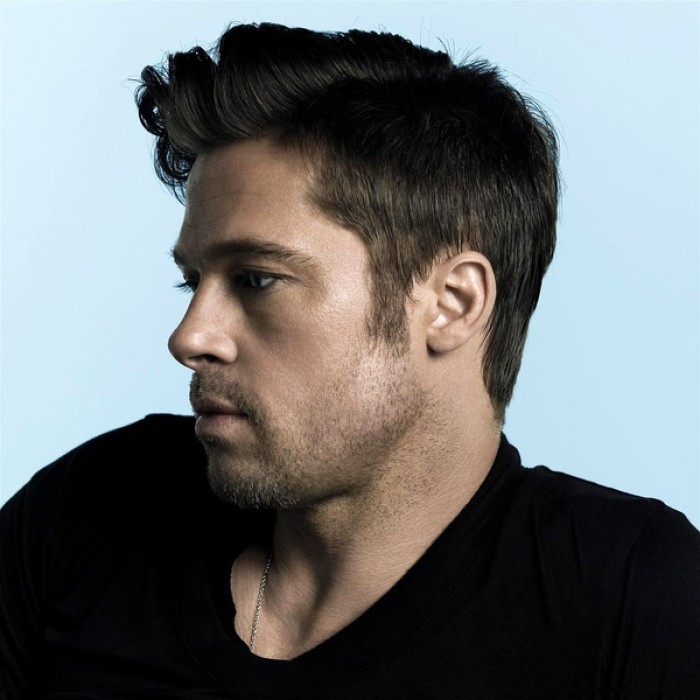
#> input picture test_boy.jpeg, 700 x 700 px
$ jupyter execute --allow-errors p3_Linear_Algebra.ipynb   (shell and % lines are left out)
#> lines starting #> are read from the running program, lines starting #| are printed output that depends on the picture
# 线性代数：机器学习背后的优化原理


线性代数作为数学的一个分支，广泛应用于科学和工程中，掌握好线性代数对于理解和从事机器学习算法相关工作是很有必要的，尤其对于深度学习算法而言。因此，这个项目会从浅入深更好的帮助你学习与积累一些跟人工智能强相关的线性代数的知识。

本项目内容理论知识部分参考[《DeepLearning》又名花书](https://book.douban.com/subject/27087503/)第二章，希望大家支持正版购买图书。

若项目中的题目有困难没完成也没关系，我们鼓励你带着问题提交项目，评审人会给予你诸多帮助。

所有选做题都可以不做，不影响项目通过。如果你做了，那么项目评审会帮你批改，也会因为选做部分做错而判定为不通过。

## 准备工作

我们将讲解常用的线性代数知识，而学员需使用numpy来实现这些知识点（当然也可以自己写算法实现），还需要使用matplotlib完成规定图像习题，当然，本项目用到的python代码(或numpy的使用)课程中并未完全教授，所以需要学员对相应操作进行学习与查询，这在我们往后的人工智能学习之旅中是必不可少的一个技能，请大家珍惜此项目的练习机会。

当然，这里提供官方的[numpy Quickstart](https://docs.scipy.org/doc/numpy/user/quickstart.html#)来帮助你更好的完成项目。

本项目还需要使用LaTeX公式，以下两个链接供学习与使用：

[Latex cheatsheet](https://www.authorea.com/users/77723/articles/110898-how-to-write-mathematical-equations-expressions-and-symbols-with-latex-a-cheatsheet)

[aTeX Cookbook](http://www.personal.ceu.hu/tex/cookbook.html#inline)

首先，导入你所需的软件包。一般我们建议在工程开头导入**所有**需要的软件包。

[cell 1]
# TODO: import相关库
# TODO: import相关库
import numpy as np
from matplotlib import pyplot as plt
import seaborn as sns

# change the cell width
from IPython.core.display import display, HTML
display(HTML("<style>.container { width:100% !important; }</style>"))

## 1、标量，向量，矩阵，张量

**首先，让我们回顾下基本的定义：**

- 标量（scalar）：形式而言，一个标量是一个单独的数，常用斜体的小写变量名称来表示。_v_

- 向量（vector）：形式而言，一个向量是一列有序数，常用粗体的小写变量名称表示**v**，或者上面标记剪头$\vec{v}$

- 矩阵（matrix）：形式而言，一个矩阵是一个二维数组，常用大写变量名称表示A，表示内部的元素则会使用$A_{i,j}$

- 张量（tensor）：形式而言，一个张量是一个多维数组，常用粗体的大写字母变量名称表示**T**，表示内部的元素则会使用$A_{i,j,z}$ 等等

用图片直观的显示区别如下

**接下来让我们回顾下基本的运算：**

- 加法

- 标量乘法

- 转置

- 矩阵向量乘法（内积，人工智能中常见的拼写：matrix product 或者 dot product）

**线性方程组：**

由矩阵乘法也演变出了我们最常见的线性方程组，已知矩阵与未知向量的乘积，等于另一个已知向量，通过此方程组可求解那个未知向量，一般写为x，具体如下表示。
等式左侧可以这么来理解：

列为具体的矩阵来看：
$$
\begin{bmatrix}
    A_{1,1} & A_{1,2} & \cdots & A_{1,n} \\\\
    A_{2,1} & A_{2,2} & \cdots & A_{2,n} \\\\
    \cdots & \cdots & \cdots & \cdots \\\\
    A_{m,1} & A_{m,2} & \cdots & A_{m,n}
\end{bmatrix}
\times
\begin{bmatrix}
    x_1 \\\\
    x_2 \\\\
    \cdots \\\\
    x_n
\end{bmatrix}
=
\begin{bmatrix}
    b_1 \\\\
    b_2 \\\\
    \cdots \\\\
    b_m
\end{bmatrix}
$$

或者更简单的表示为

$$Ax=b$$

既然有未知数，那么自然需要求解未知数，而我们的未知数需要满足所有方程，也不是一直都有解的，下面来列我们二维矩阵所组成的方程解的情况,若两条线平行不存在焦点，那么说明没有一个$x_1$, $x_2$同时满足两个方程，则此方程组无解，同理，若相交，则有一个解，若完全相等，则有无穷个解。

### 1.1、基本运算并绘图
例题 $\vec{v}$ + $\vec{w}$

$\hspace{1cm}\vec{v} = \begin{bmatrix} 1\\ 1\end{bmatrix}$

$\hspace{1cm}\vec{w} = \begin{bmatrix} -2\\ 2\end{bmatrix}$

结果需要先使用numpy计算向量运算结果，并用LaTeX公式表示：

$\hspace{1cm}\vec{v}+\vec{w} = \begin{bmatrix} -1\\ 3\end{bmatrix}$

并使用matlibplot绘制出(图表颜色样式不要求)

#### 1.1.1
**根据上面例题展示，计算并绘制  $2\vec{v}$ - $\vec{w}$  的结果**

$\hspace{1cm}\vec{v} = \begin{bmatrix} 4\\ 1\end{bmatrix}$

$\hspace{1cm}\vec{w} = \begin{bmatrix} -1\\ 2\end{bmatrix}$

[cell 2]
# 1.1.1 TODO：
# 1.1.1 TODO：
v = np.array([[1], [1]])
w = np.array([[-2], [2]])
print("The vector v pluses the vector w is: ", v + w, sep="\n")

#> (a cell that did not finish here is left out)

[cell 4]
v = np.array([[4], [1]])
w = np.array([[-1], [2]])
print("The vector v multiplied by 2 minuses the vector w is: ", 2 * v - w, sep="\n")

#> (a cell that did not finish here is left out)

例题，方程组求解：
$$
\begin{cases}
y = 2x + 1\\\\
y = 6x - 2
\end{cases}
$$
用matplotlib绘制图表（图表样式不要求）

由上可知此方程组有且仅有一个解

需使用numpy（或自写算法）计算该解的结果,并用LaTeX公式表示出来(结果可以用小数或者分数展示)
$$
\begin{cases}
x = \frac{3}{4} \\\\
y = \frac{5}{2}
\end{cases}
$$

#### 1.1.2
**根据上面例题展示，绘制方程组，说明是否有解是否为唯一解，若有解需计算出方程组的解**
$$
\begin{cases}
y = 2x + 1\\\\
y = \frac{1}{10}x+6
\end{cases}
$$

[cell 6]
# 1.1.2 TODO
x = np.arange(-10, 11)
y1 = 2 * x + 1
y2 = x * .1 + 6

#> (the rest of this cell did not finish here and is left out)

[cell 7]
vw = np.array([[2, -1], [.1, -1]])
t = np.array([-1, -6])

np.linalg.solve(vw, t)

The linear solvement is $\vec{x} = \begin{bmatrix} 2.63157895\\ 6.26315789\end{bmatrix}$

### 1.2、说明题
#### 1.2.1
**使用numpy（或自写算法）说明$(AB)^{\text{T}} = B^\text{T}A^\text{T}$**

**其中**
$$
A=\begin{bmatrix}
    21 & 7 \\\\
    15 & 42 \\\\
    9 & 6
\end{bmatrix},
B=\begin{bmatrix}
    4 \\\\
    33
\end{bmatrix}
$$

[cell 8]
# 1.2.1 TODO
A = np.array([[21,7], [15, 42], [9, 6]], dtype='float')
B = np.array([[4], [33]], dtype='float')

((A.dot(B)).T ==  B.T.dot(A.T)).all()

#### 1.2.2
**使用numpy（或自写算法）说明  $A ( B + C ) = AB + AC$ **

**其中**
$$
A=\begin{bmatrix}
    9 & 3 \\\\
    8 & 4 \\\\
    7 & 6
\end{bmatrix},
B=\begin{bmatrix}
    5 \\\\
    2
\end{bmatrix},
C=\begin{bmatrix}
    5 \\\\
    7
\end{bmatrix}
$$

[cell 9]
# 1.2.2 TODO
A = np.array([[9, 3], [8, 4], [7, 6]])
B = np.array([[5], [2]])
C = np.array([[5], [7]])

(A.dot(B + C) == A.dot(B) + A.dot(C)).all()

## 2、特殊矩阵

- 单位矩阵

如果选取任意一个向量和某矩阵相乘，该向量都不会改变，我们将这种保持n维向量不变的矩阵记为单位矩阵$I_n$

- 逆矩阵

如果存在一个矩阵，使$A^{-1} A = I_n$，那么$A^{-1}$就是A的逆矩阵。

- 对角矩阵

如果一个矩阵只有主对角线上还有非零元素，其他位置都是零，这个矩阵就是对角矩阵

- 对称矩阵

如果一个矩阵的转置是和它自己相等的矩阵，即$A=A^{T}$，那么这个矩阵就是对称矩阵

- 正交矩阵

行向量和列向量是分别标准正交(90度)的方阵，即$A^{T}A = AA^{T} = I_n$，又即$A^{-1} = A^{T}$，那么这种方阵就是正交矩阵

### 2.1、证明题

通过LaTeX公式，结合上面所述概念，假设$A^{-1}$存在的情况下，证明$Ax=b$的解$x={A}^{-1}{b}$

回答：

如果$A^{-1}A =I_n$，
则$Ax=b \Longrightarrow A^{-1}Ax=A^{-1}b$，
也就是说 $I_nx=A^{-1}b$，也就可以得到结果 $x=A^{-1}b$

### 2.2、 计算题

#### 2.2.1

通过numpy计算，再次验证2.1证明题
$$
\begin{cases}
y = 2x + 1\\\\
y = \frac{1}{10}x+6
\end{cases}
$$
并用LaTeX公式写出$A^{-1}$是多少（小数分数皆可）

[cell 10]
# 2.2.1 TODO
A = np.array([[-2, 1], [-.1, 1]])
b = np.array([[1], [6]])

np.linalg.inv(A)

因为上式子存在解，那么可以得到的结果是:

$$
A^{-1}=\begin{bmatrix}
    -0.52631579 &amp; 0.52631579 \\\\
    -0.05263158 &amp;  1.05263158 \\\\
\end{bmatrix}
$$

#### 2.2.2

1、请用numpy（或自写算法）实现一个6x6的对角矩阵，矩阵的对角线由3至8（含8）组成。

2、计算第一问生成的对角矩阵与向量$[6,7,1,2,5,9]^{T}$的乘积

[cell 11]
# 2.2.2 TODO
# 请用numpy（或自写算法）实现一个6x6的对角矩阵，矩阵的对角线由3至8（含8）组成。
np.eye(6) * np.linspace(3, 8, 6)

[cell 12]
# 计算第一问生成的对角矩阵与向量 [6,7,1,2,5,9]𝑇 的乘积
(np.eye(6) * np.linspace(3, 8, 6)).dot(np.array([6, 7, 1, 2, 5, 9]).T)

## 3、迹运算
迹运算返回的是矩阵对角元素的和，如图所示

写成数学公式为：
$$ \large Tr(A) = \sum_{i}A_{i,i}$$

**说明题：**

使用numpy验证
$$
\large Tr(ABC) = Tr(CAB) = Tr(BCA)
$$
其中
$$
A=
\begin{bmatrix}
    7 & 6 \\\\
    29 & 3
\end{bmatrix}
$$

$$
B=
\begin{bmatrix}
    2 & -8 \\\\
    9 & 10
\end{bmatrix}
$$

$$
C=
\begin{bmatrix}
    2 & 17 \\\\
    1 & 5
\end{bmatrix}
$$

[cell 13]
# 3 TODO
A = np.array([[7, 6], [29, 3]])
B = np.array([[2, -8], [9, 10]])
C = np.array([[2, 17], [1, 5]])

np.trace(A.dot(B.dot(C))) == np.trace(C.dot(A.dot(B))) & \
    np.trace(C.dot(A.dot(B))) == np.trace(B.dot(C.dot(A)))

## 4、衡量向量以及矩阵的大小：范数与条件数

### 范数的定义

在线性代数等数学分支中，范数（Norm）是一个函数，其给予某向量空间（或矩阵）中的每个向量以长度或称之为大小。对于零向量，其长度为零。直观的说，向量或矩阵的范数越大，则我们可以说这个向量或矩阵也就越大。有时范数有很多更为常见的叫法，如绝对值其实便是一维向量空间中实数或复数的范数，范数的一般化定义：设$p\ge 1$，p-norm用以下来表示

$$ \large {\Vert x \Vert}_{p} =  \lgroup {\sum_{i}{\vert x_i \vert}^p }\rgroup ^{\frac{1}{p}}$$

此处，当p=1时，我们称之曼哈顿范数(Manhattan Norm)。其来源是曼哈顿的出租车司机在四四方方的曼哈顿街道中从一点到另一点所需要走过的距离。也即我们所要讨论的L1范数。其表示某个向量中所有元素绝对值的和。 而当p=2时，则是我们最为常见的Euclidean norm。也称为Euclidean distance，中文叫欧几里得范数，也即我们要讨论的L2范数，他也经常被用来衡量向量的大小。 而当p=0时，严格的说此时p已不算是范数了，L0范数是指向量中非0的元素的个数，但很多人仍然称之为L0范数（Zero norm零范数）。 这三个范数有很多非常有意思的特征，尤其是在机器学习中的正则化（Regularization）以及稀疏编码（Sparse Coding）有非常有趣的应用，这个在进阶课程可以做更深入的了解。

**L0 范数**
$$ \large \Vert x \Vert = \sqrt[0]{\sum_i x_i^0} = \#(i|x_i \neq0) $$
**L1 范数**
$$ \large {\Vert x \Vert}_{1} =  \lgroup {\sum_{i}{\vert x_i \vert} }\rgroup $$
**L2 范数**
$$ \large {\Vert x \Vert}_{2} =  \lgroup {\sum_{i}{\vert x_i \vert}^2 }\rgroup ^{\frac{1}{2}}$$

另外这里还存在特例：
 当 $ p -> \infty $ 时，我们称之为 $ L^{\infty} $范数，也被称为“maximum norm（max范数）”，这个范数表示向量中具有最大幅度的元素的绝对值：

$$ \large {\Vert x \Vert}^{\infty} =  \max_{i}{\vert x_i \vert} $$

[以上资料部分参考wiki](http://t.cn/RINHvvt)

### 4.1、计算向量的范数
编写一个函数来计算一下向量的各种范数。

[cell 14]
# TODO 实现这里向量范数计算的函数，要求可以计算p = 0,1,2,3 ... 无穷 情况下的范数

""" 计算向量的范数
    参数
        x: 向量 numpy数组 或者list数组
        p: 范数的阶，int型整数或者None
        infty: 是否计算max范数，bool型变量，True的时候表示计算max范数，False的时候计算p范数

    返回
        向量的范数，float类型数值

    hint:
        1.你需要首先判断infty是True or False, 然后判断p 是否为零
        2.注意int类型变量在计算时候需要规整为float类型

"""
def calc_Norm(x, p = 2, infty = False):
    if not infty:
        if p == 0:
            result = np.sum(np.array(x) > 0)
        elif p > 0:
            result = np.power(np.sum(np.power(x, p)), 1/p)
        else:
            raise ValueError("p can't support negative")
    else:
        result = np.max(np.abs(x))

    return float(result)

### 4.2、计算矩阵的范数
我们也需要衡量矩阵的大小，对于矩阵大小的衡量在很多优化问题中是非常重要的。而在深度学习中，最常见的做法是使用Frobenius 范数(Frobenius norm)，也称作矩阵的F范数，其定义如下：

$$ \large {\Vert A \Vert}_{F} =  \sqrt {\sum_{i,j}{\vert A_{i,j} \vert}^2 } $$

我们这里继续来计算一下F范数

[cell 15]
# TODO 实现这里矩阵Frobenius范数计算的函数

""" 计算向量的范数
    参数
        A: 给定的任意二维矩阵 list或者numpy数组形式

    返回
        矩阵的Frobenius范数，float类型数值

"""
def calc_Frobenius_Norm(A):
    if isinstance(A, list):
        A = np.array(A)
    return np.sqrt(np.sum(np.power(A, 2)))

### 4.3、计算矩阵的条件数
矩阵的条件数(condition number)是矩阵（或者它所描述的线性系统）的稳定性或者敏感度的度量，我们这里为了简化条件，这里只考虑矩阵是奇异矩阵的时候，如何计算以及理解条件数(condition number):

当矩阵A为奇异矩阵的时候，condition number为无限大；当矩阵A非奇异的时候，我们定义condition number如下：

$$ \large \kappa{(A)} =  {\Vert A \Vert}_F {\Vert A^{-1} \Vert}_F$$

[奇异矩阵，非奇异矩阵](https://zh.wikipedia.org/wiki/%E9%9D%9E%E5%A5%87%E5%BC%82%E6%96%B9%E9%98%B5)

计算矩阵的条件数

[cell 16]
""" 计算矩阵的条件数
    参数
        A: 给定的任意二维矩阵 list或者numpy数组形式

    返回
        矩阵的condition number,

"""
def calc_Condition_Number(A):
    result = calc_Frobenius_Norm(A) * calc_Frobenius_Norm(np.linalg.inv(A))
    return result

### (选做)4.4、条件数的理解与应用

a. 有如下两个2*2的非奇异矩阵A和B:

$ A = \begin{bmatrix}
     1   &2 \\
     3   &4 \\
\end{bmatrix} $

$ B = \begin{bmatrix}
     1   &2 \\
     2   &4.0001 \\
\end{bmatrix}
$

计算condition number(A), condition number(B);

b. 根据上面构造的矩阵A,B分别计算线性系统方程组的解$w$:

   A $ \begin{bmatrix}w_{a1}\\w_{a2}\\ \end{bmatrix} $ = $ \begin{bmatrix}1\\2\\ \end{bmatrix} $,

   B $ \begin{bmatrix}w_{b1}\\w_{b2}\\ \end{bmatrix} $ = $ \begin{bmatrix}1\\2\\ \end{bmatrix} $,

   A $ \begin{bmatrix}w_{a1}\\w_{a2}\\ \end{bmatrix} $ = $ \begin{bmatrix}{1.0001}\\{2.0001}\\ \end{bmatrix} $,

   B $ \begin{bmatrix}w_{b1}\\w_{b2}\\ \end{bmatrix} $ = $ \begin{bmatrix}{1.0001}\\{2.0001}\\ \end{bmatrix} $.

c. 计算完成之后，比较condition number大小与线性系统稳定性之间的关系，并且给出规律性的总结；

d. **阅读与思考**: 考虑更为通用的一种情况，我们计算一个典型的线性回归系统:

$$ Xw = b $$

可以简单推导得出其闭式解为：$ w=(X^TX)^{−1}X^Tb $ ，如果 $X^TX$可逆

推导过程：

1.等式两边乘以$X^T$
$$ X^TXw = X^Tb $$
2.等式两边乘以$(X^TX)^{-1}$
$$ (X^TX)^{-1}X^TXw = (X^TX)^{−1}X^Tb $$
3.因为$A^{-1}A = I$，两边约去即可得：
$$ w=(X^TX)^{−1}X^Tb $$

当我们需要拟合的数据X满足数据量远远小于特征数目的时候，也就是X矩阵的行数 << X矩阵的列数的时候，因为$X^TX$不是奇异矩阵，此时方程组不存在闭式解；那么我们该如何重新构造$X^TX$，使得该闭式解成立？

hint1. 单位矩阵的condition number是最低的，是最为稳定的；

hint2. 如果要使得该系统存在闭式解，那么就必须使得求逆运算是可以进行的，也就是说重新构造的$X^TX$必须是可逆的方阵；

hint3. 重新构造的方式可以是在$X^TX$基础上进行加或者减或者乘除相关矩阵的操作；

一种可行的方式就是：
$$ w = (X^TX+\lambda I)^{−1}X^Tb $$

实际上我们最为常用的[Ridge Regression](http://scikit-learn.org/stable/modules/linear_model.html)和 L2范数以及condition number之间某种程度上是可以相互推导的：

首先，Ridge Regression的损失函数为：
$$ J_w = min({\Vert Xw -y \Vert}^2 + \alpha {\Vert w \Vert}^2) $$
我们展开这个损失函数：
$$ {\Vert Xw -y \Vert}^2 + \alpha {\Vert w \Vert}^2  =  (Xw -y)^T (Xw-y) + \alpha w^Tw$$
由于这里是一个凸函数，我们令导数等于零，即为最小值的解，求导可得：
$$ X^T (Xw-y) + \alpha w = 0 $$

整理即可得到：
$$ w = (X^TX+\lambda I)^{−1}X^Tb $$

## 5、SVD

[SVD](https://en.wikipedia.org/wiki/Singular-value_decomposition)是Singular value decomposition的缩写，称为奇异值分解，是分解矩阵的一种方式，会将矩阵分解为奇异向量（singular vector）和奇异值（singular value），分解的意义其实很明确，就是想将一个很大很复杂的矩阵，用更小更简单的几个子矩阵的相乘来表示，这些小矩阵描述的是矩阵的重要的特性。

那么SVD具体的数学表达是什么呢？

假设有一个矩阵C，我们可以将矩阵C分解为三个矩阵的乘积：

$$\large C = UDV^{T}$$

如果C是一个m x n的矩阵，那么U是一个m x m的矩阵，D是一个m x n的矩阵，V是一个n x n的矩阵，这些小矩阵并不是普普通通的矩阵，U和V都定义为正交矩阵，而D定义为对角矩阵。

SVD最常用的做法就是用来进行特征的降维以及矩阵的低秩重构，例如这里分别取矩阵U、D、VT的前k列，如图示中的白色部分，然后重新计算新的C矩阵，即为k维度下的矩阵重构，这种方法被广泛应用于自然语言处理[LSA](https://en.wikipedia.org/wiki/Latent_semantic_analysis)、推荐系统[SVD++,FM,FFM](https://tech.meituan.com/deep_understanding_of_ffm_principles_and_practices.html)等领域，如有兴趣可以继续参考链接相关资料。

具体计算UDV的算法不是我们这个项目的关键，我们只需使用numpy得出结果即可，下面的习题，将会带你体会SVD的某一应用场景。

提示：我们会需要使用[numpy.linalg](https://docs.scipy.org/doc/numpy-1.13.0/reference/routines.linalg.html)相关函数。

### 5.1、使用numpy去计算任意矩阵的奇异值分解：

[cell 17]
""" 计算任意矩阵的奇异值分解
    参数
        A: 给定的任意二维矩阵 list或者numpy数组形式

    返回
        使用numpy.linalg相关函数，直接返回分解之后的矩阵U,D,V
        （可以尝试一下使用np.shape一下分解出来的U，D，VT，会发现维度跟我们上面讲解所描述的不同，
        暂时不用管他直接返回np求解出的U，D，VT即可）

"""
def calc_svd(A):
    if isinstance(A, list):
        A = np.array(A)

    U, D, V = np.linalg.svd(A)

    return U, D, V

### (选做) 5.2、利用奇异值分解对矩阵进行降维

[cell 18]
# TODO 利用SVD进行对于矩阵进行降维

""" 利用SVD进行对于矩阵进行降维
    参数
        A: 给定的任意二维矩阵 list或者numpy数组形式 shape为(m,n)
        topk: 降维的维度 (m,n) -> (m,topk)

    返回
        降维后的矩阵 (m, topk)

    hint
    1. 对角矩阵D存在一个较为明显的特性，就是D的对角线元素是递减的，这些元素实际上是衡量了所分解的矩阵U,V的列向量的重要性
    2. 因此我们常说的svd降维就是利用选取的前topk大的对角线矩阵元素进行构造新的降维矩阵
    3. U的按照前topk截取的列向量 * topk截取的对角矩阵 即为新的降维后的矩阵

"""
def calc_svd_decompostion(A, topk = 2):
    rows, cols = np.shape(A)
    U, D, V = calc_svd(A)

    # change values
    D = D[np.r_[0:topk]]
    U = U[:, np.r_[0:topk]]
    V = V[np.r_[0:topk], :rows]

    return U.dot(D)

### (选做) 5.3、利用奇异值分解对矩阵进行降维后重构

[cell 19]
""" 利用SVD进行对于矩阵进行降维
    参数
        A: 给定的任意二维矩阵 list或者numpy数组形式 shape为(m,n)
        topk: 降维的维度 (m,n) -> (m,topk)

    返回
        降维重构后的矩阵 (m, n)
    hint
        这里除了降维矩阵外，另外一个较为常见的应用就是对矩阵进行重构，具体的做法类似前面的思路
        1. 选取对应的U，D，V的topk向量
        2. U的按照前topk截取的列向量 * topk截取的对角矩阵 * V^T按照前topk截取的行向量(注意这里是V的转置,因为分解得到的是V^T)

"""
def calc_svd_reconsitution(A, topk = 2):
    U, D, V = calc_svd(A)
    rows, cols = np.shape(A)

    # change values
    D = D[np.r_[0:topk]]
    U = U[:, np.r_[0:topk]]
    V = V[np.r_[0:topk], :rows]

    return np.dot(U * D, V)

### (选做) 5.4、计算不同降维大小重构矩阵的Frobenius范数损失

定义矩阵$A$以及使用SVD降维（降维大小为k)分解后的重构矩阵$A_k$，则这里的F范数损失定义如下：

  $$ \Large Loss_{F} = {\Vert A - A_k \Vert}_F $$

这里需要编码求出对于给定的矩阵A 分别在不同的降维幅度下重构后的F范数损失，并且作出损失大小随着降维大小的变化图：

[cell 20]
## 不要修改这里！
import numpy as np
#> (the rest of this cell did not finish here and is left out)

[cell 21]
loss_hist = []
#> (the rest of this cell did not finish here and is left out)

### 5.5、SVD的有趣应用
为了这个习题我准备了两张图，参见项目文件夹下的test_girl.jpg和test_boy.jpeg，自选一张，你需要
- 需要使用 `PIL` 加载你所选择的图像（[文档](https://pillow.readthedocs.io/en/latest/reference/Image.html)）,所以记得导入需要的包（模块）
- 使用Image的[convert方法](https://pillow.readthedocs.io/en/latest/reference/Image.html#PIL.Image.Image.convert)将图像变为灰度图
- 将convert后的结果转换成np.array,需用到[Image.getdata方法](https://pillow.readthedocs.io/en/latest/reference/Image.html#PIL.Image.Image.getdata)来读取图片每个pixel的数据，特别注意一下，对于彩色的图来说，即使我们转为了灰度图，但每一个pixel还是由RGB三个维度组成，所以在getdata时，band需要设定为某一个颜色index，比如band = 0，这样只用R这个维度的数据。用这个方法来保证图片的每个pixel只占有一个单元的空间。
- 因为我们转np.array时破坏了原有图形的样子，变成了一个一维数据，我们要将转换后的np.array恢复到图片应有的size，转换后，可以shape确认下是否与最开始转出的灰度图的size一致，注意图的size是（宽，高），而宽对应array.shape的应该是列，而高对应的是行，别弄反了。
- 使用上方实现的calc_svd函数计算上一步计算出的np.array数据，赋值给变量：U,D,VT
- 打印出U,D,VT的shape形状，尤其注意观察D的shape
- 在U，VT，D变量成功实现的情况下，运行测试程序看效果

[cell 22]
# 5.5 TODO
from PIL import Image


choose_option = "boy"
if choose_option != "boy":
    pic = Image.open("./test_girl.jpg")
else:
    pic = Image.open("./test_boy.jpeg")
#> pic is the input picture: PIL image 700x700 RGB; mean R, G, B 110.7, 114.4, 115.4

# 使用Image的convert方法将图像变为灰度图
pic = pic.convert("L")
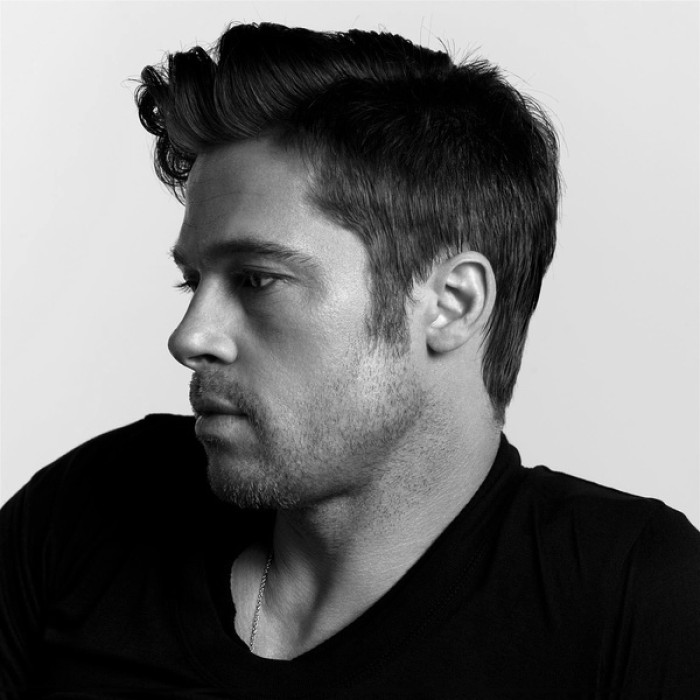
#> pic: PIL image 700x700 L; min 0, max 251, mean 113.4

# 将convert后的结果转换成np.array,需用到Image.getdata方法来读取图片每个pixel的数据
data = np.array(pic.getdata(band=0)).reshape(pic.size[1], pic.size[0])

# 使用上方实现的calc_svd函数计算上一步计算出的np.array数据，赋值给变量：U,D,VT
U, D, VT = calc_svd(data)
#> in calc_svd (call 4), `U, D, V = np.linalg.svd(A)`:
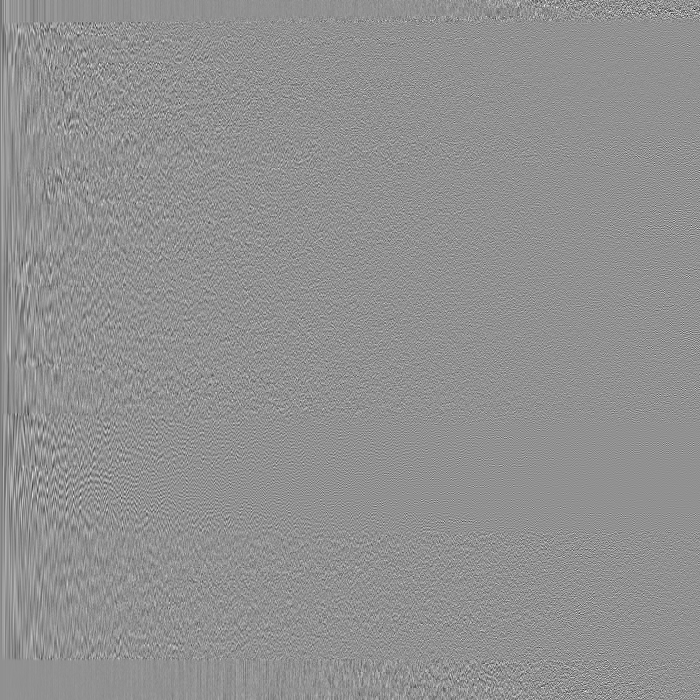
#> U: shape (700, 700) float64; min -0.338, max 0.255, mean -1.44e-05; drawn with min black and max white
#> in calc_svd (call 4), `U, D, V = np.linalg.svd(A)`:
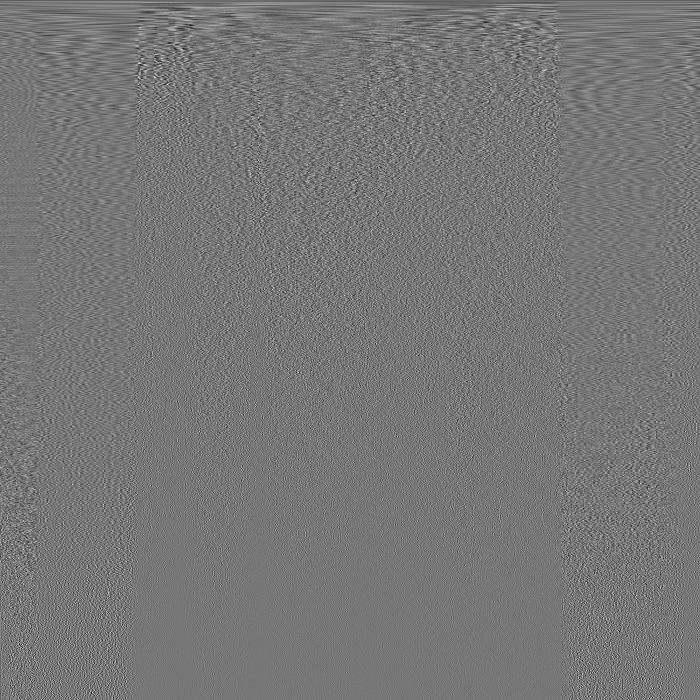
#> V: shape (700, 700) float64; min -0.261, max 0.297, mean -5.48e-05; drawn with min black and max white
#> in calc_svd (call 4), `U, D, V = np.linalg.svd(A)`: D = 700 values, max 96892.5 at index 0, min 0.0345 at index 699, mean 486.8

# 打印出U,D,VT的shape形状，尤其注意观察D的shape
print(U.shape, D.shape, VT.shape)
#| (700, 700) (700,) (700, 700)

[cell 23]
#请在U，D，V变量完成的情况下调用此测试程序，不要修改此处
plt.figure(figsize=(16,6))
#> (this line was passed over: IPython is not available in this run)
